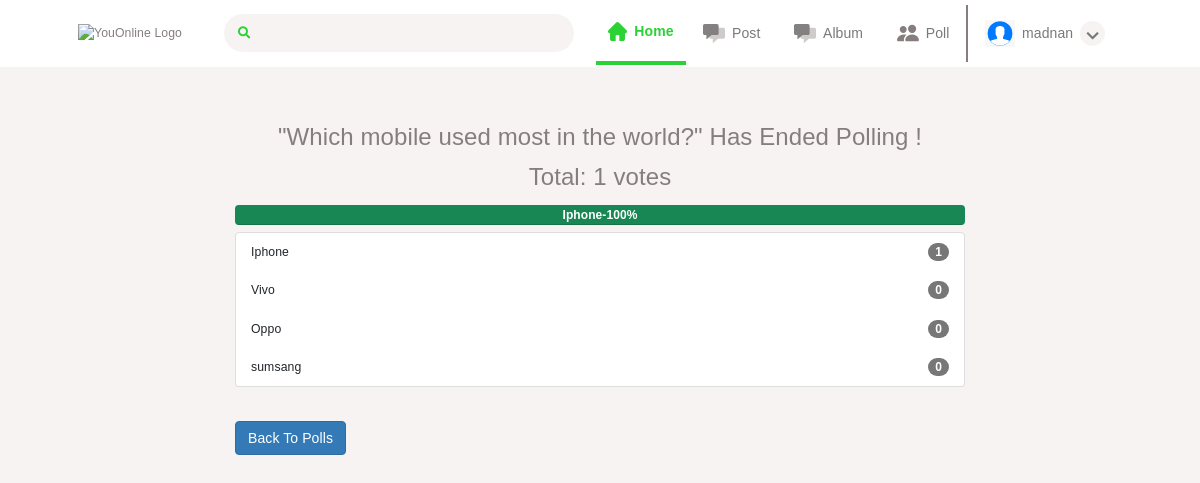
The page /end/50/ (signed in) on the database its author committed.
### poll/models.py (models this page shows, shortened)
class Users(AbstractBaseUser):
    email = models.EmailField(verbose_name="email", max_length=60, unique=True)
    username = models.CharField(max_length=30, unique=True)
    date_joined = models.DateTimeField(
        verbose_name='date joined', auto_now_add=True)
    last_login = models.DateTimeField(verbose_name='last login', auto_now=True)
    is_admin = models.BooleanField(default=False)
    is_active = models.BooleanField(default=True)
    is_staff = models.BooleanField(default=False)
    is_superuser = models.BooleanField(default=False)
    gender_choices = [
        ('Male', 'Male'),
        ('Female', 'Female'),
        ('Other', 'Other'),
    ]
    first_name = models.CharField(max_length=100)
    last_name = models.CharField(max_length=100)
    profile_image = models.ImageField(
        upload_to='user_images/%Y/%m', default='media/default.png')
    dob = models.CharField(max_length=100)
    gender = models.CharField(max_length=100, choices=gender_choices)
    mobile_number = models.CharField(max_length=20)
    USERNAME_FIELD = 'username'
    REQUIRED_FIELDS = ['email', 'first_name', 'last_name',
                       'profile_image', 'dob', 'gender', 'mobile_number']
    objects = MyAccountManager()

class Poll(models.Model):
    owner = models.ForeignKey(Users, on_delete=models.CASCADE)
    text = models.CharField(max_length=500)
    pub_date = models.DateTimeField(default=timezone.now)
    active = models.BooleanField(default=True)
    @property
    def get_vote_count(self):
        return self.vote_set.count()
    def get_result_dict(self):
        res = []
        for choice in self.choice_set.all():
            d = {}
            alert_class = ['primary', 'secondary', 'success',
                           'danger', 'dark', 'warning', 'info']
            d['alert_class'] = secrets.choice(alert_class)
            d['text'] = choice.choice_text
            d['num_votes'] = choice.get_vote_count
            if not self.get_vote_count:
                d['percentage'] = 0
            else:
                d['percentage'] = (choice.get_vote_count /
                                   self.get_vote_count)*100
            res.append(d)
        return res

class Choice(models.Model):
    poll = models.ForeignKey(Poll, on_delete=models.CASCADE)
    choice_text = models.CharField(max_length=255)
    @property
    def get_vote_count(self):
        return self.vote_set.count()

### poll/views.py (the view)
# urls.py: path('end/<int:poll_id>/', endpoll, name='end_poll'),
def endpoll(request, poll_id):
    poll = get_object_or_404(Poll, pk=poll_id)
    if request.user != poll.owner:
        return redirect('/list')
    if poll.active is True:
        poll.active = False
        poll.save()
        return render(request, 'polls/poll_result.html', {'poll': poll})
    else:
        return render(request, 'polls/poll_result.html', {'poll': poll})

### poll/templates/polls/poll_result.html
{% extends 'index.html' %}
{% block content %}
<div class="container">
    {% if messages %}
    <div class="messages">
        {% for message in messages %}
        <div {% if message.tags %} class="{{ message.tags }}" {% endif %}>{{ message }}
            <button type="button" class="close" data-dismiss="alert" aria-label="Close">
                <span aria-hidden="true">&times;</span>
            </button>
        </div>
        {% endfor %}
    </div>
    {% else %}
    <div class="row">
        <div class="col-md-8 offset-sm-2">
            {% if poll.active %}
            <h3 class="mt-3 mb-3 text-center">Result for: {{ poll.text }}</h3>
            {% else %}
            <h3 class="mt-3 mb-3 text-center">"{{ poll.text }}" Has Ended Polling !</h3>
            {% endif %}
            <h3 class="mb-2 text-center">Total: {{ poll.get_vote_count }} votes</h3>
            <div class="progress mt-3 mb-2">
                {% for choice in poll.get_result_dict %}
                <div class="progress-bar bg-{{ choice.alert_class }}" role="progressbar" style="width: {{ choice.percentage }}%;"
                    aria-valuenow="30" aria-valuemin="0" aria-valuemax="100"><b>
                        {{choice.text|truncatewords:2}}-{{choice.percentage|floatformat}}%</b>
                </div>
                {% endfor %}
            </div>
            <ul class="list-group">
                {% for choice in poll.choice_set.all %}
                <li class="list-group-item d-flex justify-content-between align-items-center">
                    {{ choice.choice_text }}
                    <span class="badge badge-primary badge-pill">{{ choice.get_vote_count }}</span>
                </li>
                {% endfor %}
            </ul>
            {% endif %}
            <a class="btn btn-primary mt-3" href="{% url 'list' %}" role="button">Back To Polls</a>
        </div>
    </div>
</div>
{% endblock content %}

### poll/templates/index.html (shortened to what this page needs)
{% load static %}
<!DOCTYPE html>
<head>
    <link href="{% static 'css/bootstrap.min.css' %}" rel="stylesheet" />
    <link rel="stylesheet" href="https://use.fontawesome.com/releases/v5.15.3/css/all.css"
>
    <link rel="stylesheet" href="{% static 'css/style.css' %}">
    <link rel="stylesheet" href="{% static 'css/mainstyle.css' %}" />
    <link rel="stylesheet" href="{% static 'css/signup/signup.css' %}" />
    <link rel="stylesheet" href="{% static 'css/login/login.css' %}" />
    <link rel="stylesheet" href="https://maxcdn.bootstrapcdn.com/bootstrap/3.3.7/css/bootstrap.min.css">
	<link rel="stylesheet" type="text/css" href="{% static 'style.css' %}" />
</head>
<body>
    <div class="theme-container">
        <div class="nav-container">
            {% if user.is_authenticated %}
            <nav class="main-nav-bar">
                <div class="left-bar">
                    <img src="{% static 'images/YouOnline.svg' %}" alt="YouOnline Logo" class="img-fluid logo" />
                    <div class="nav-search">
                        <i class="fas fa-search theme-font"></i>
                        <input type="text" class="search-nav" />
                    </div>
                </div>
                <div class="right-bar">
                    <div class="home-menu">
                        <a href="/" class="nav-item" >
                            <img src="{% static 'images/home-green.svg' %}" alt="home icon" class="nav-icon-home" >
                            <span>Home</span>
                        </a>
                    </div>
                    <div class="message-menu">
                        <a href="{% url 'create-post' %}" class="nav-item">
                            <img src="{% static 'images/messages.svg' %}" alt="home icon" class="nav-icon-message">
                            <span>Post</span>
                        </a>
                    </div>
                    <div class="message-menu">
                        <a href="{% url 'album-all-post' %}" class="nav-item">
                            <img src="{% static 'images/messages.svg' %}" alt="home icon" class="nav-icon-message">
                            <span>Album</span>
                        </a>
                    </div>
                    <div class="friends-menu">
                        <a href="{% url 'list'%}" class="nav-item">
                            <img src="{% static 'images/freinds-dark.svg' %}" alt="home icon" class="nav-icon-friends">
                            <span>Poll</span>
                        </a>
                    </div>
                    <div class="profile-menu">
                        <a href="#" class="nav-item">
                            <img src="{{user.profile_image.url}}" alt="home icon" class="nav-profile-icon" >
                            <span>{{user.username}}</span>
                            <span class="setting-dropdown"><i class="fas fa-chevron-down"></i></span>
                        </a>
                    </div>
                </div>
            </nav>
            {% endif %}
        </div>
    </div>
    <div class="you-container">
    </div>
    {% block content %}
    {% endblock %}
</body>
</html>

### poll/static/css/style.css (style rules this page uses)
* { margin: 0; padding: 0; }
*, *::after, *::before { box-sizing: border-box; }
body { padding: 0; margin: 0; font-family: 'Avenir', sans-serif; font-size:0.875rem; font-weight: normal; line-height: 1.5; background-color: var(--site-background-color); letter-spacing: 0.0075em; color: #867E7E; }
p,ul,h1,h2,h3,h4,h5,h6 { margin:0; padding:0; }
a, a:hover, a:focus { text-decoration: none; }
.theme-font { color: var(--theme-color); }
.theme-container { background-color: var(--card-background-color); position: fixed; top: 0; left: 0; right: 0; z-index: 1000000; transition: all 0.2s ease-out; width: 100%; }
.nav-container { display: flex; justify-content: space-between; align-items: center; padding: 0 6.5%; }
.main-nav-bar { background-color: var(--card-background-color); width: 100%; }
.main-nav-bar, .left-bar, .nav-search, .right-bar, .nav-item, .dark-bg-profile-bottom, .calender-row, .calender-days, .calendar-footer, .write-post, .story-gallery, .post-comment-section, .comment-details,.add-posts-inputs,.post-box-react { display: flex; justify-content: space-between; align-items: center; }
.nav-search { width: 350px; background-color: var(--site-background-color); border-radius: 20px; padding: 0.7rem 1rem; margin-left: 3rem; }
.nav-search .search-nav { width: 90%; background-color: var(--site-background-color); border: 0px; }
.nav-item { padding: 1.4rem 1.2rem; color: #797979; font-size: 1rem; }
.home-menu a { border-bottom: 4px solid var(--theme-color); padding: 1.4rem 0.9rem; font-weight: 600; color:var(--theme-color); }
.nav-item .nav-icon-home { width: 19px; }
.nav-item .nav-icon-friends, .nav-icon-message { width: 22px; }
.nav-item .nav-profile-icon { width: 30px; }
.nav-item img { margin-right: 0.5rem; }
.setting-dropdown { margin-left: 0.5rem; height: 25px; width: 25px; background-color: var(--site-background-color); text-align: center; border-radius: 50%; line-height: 30px; cursor: pointer; }
.friends-menu { border-right: 2px solid #867E7E; line-height: 10px; }
.you-container { padding: 20px 6.5%; margin-top: 70px; }

### poll/static/css/mainstyle.css (style rules this page uses)
* { margin: 0; padding: 0; }
*, *::after, *::before { box-sizing: border-box; }
body, p, ul, h1, h2, h3, h4, h5, h6 { margin: 0; padding: 0; }
a, a:hover, a:focus { text-decoration: none; }
body { font-size: 1.4rem; font-family: 'Avenir', sans-serif; font-weight: normal; color: var(--theme-text-color); letter-spacing: 0.0075em; }

### rows shown on the page
Users: profile_image (placeholder picture), username "madnan"
Poll: text "Which mobile used most in the world?", get_vote_count "1"
Choice: text "Iphone", choice_text "Iphone", get_vote_count "1"
Choice: choice_text "Vivo", get_vote_count "0"
Choice: choice_text "Oppo", get_vote_count "0"
Choice: choice_text "sumsang", get_vote_count "0"

### other values the page prints
{{ choice.percentage|floatformat }} "100"
